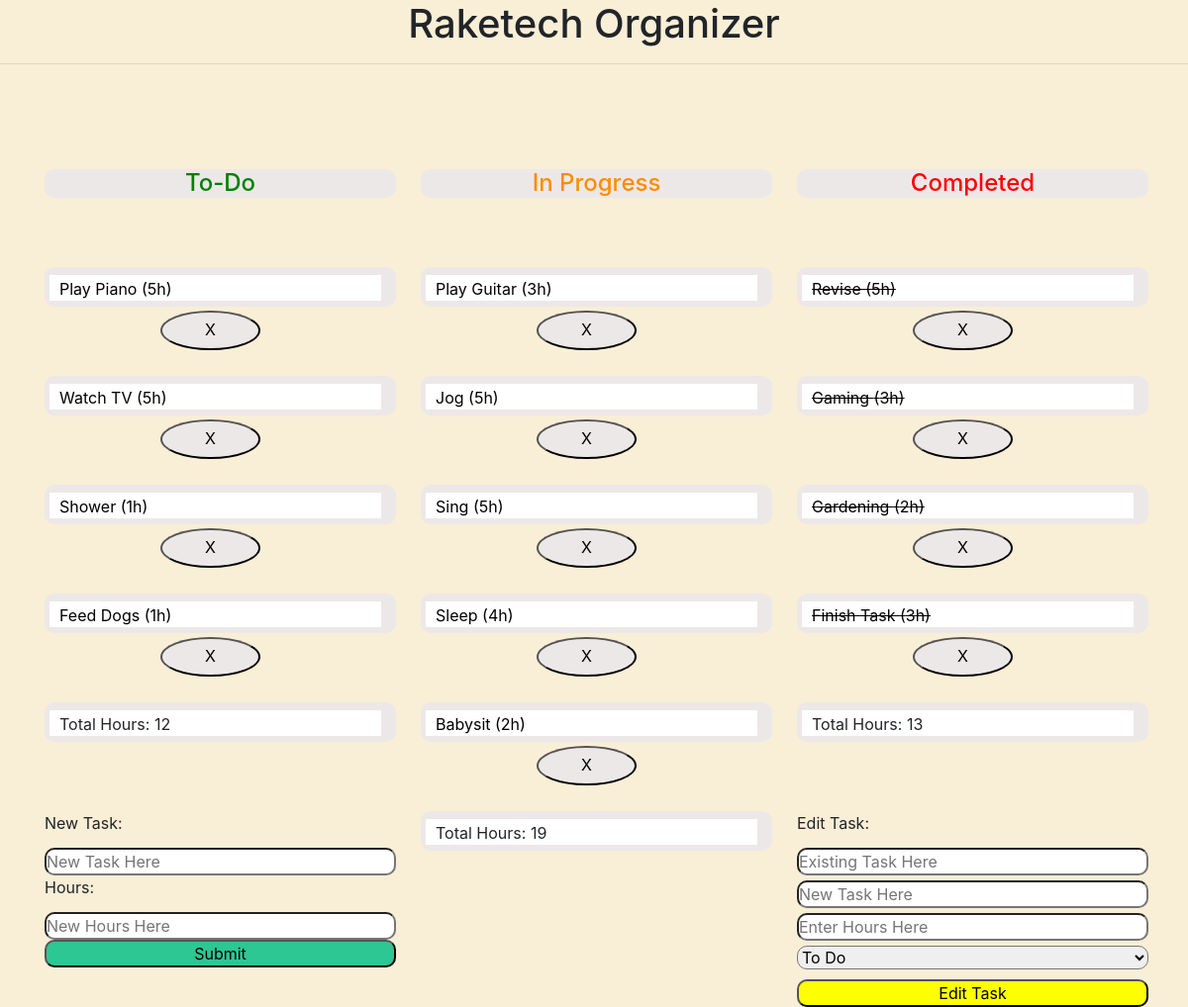
The page / on the database its author committed.
### tables this page shows
CREATE TABLE `tasks` (
  `task_ID` int(11) NOT NULL,
  `task_title` varchar(100) NOT NULL,
  `task_hours` tinyint(4) NOT NULL,
  `statusID` tinyint(1) NOT NULL
);

### index.php (the view, shortened to what this page needs)
<?php
    include "header.php";
    function populateList($statusID,$content,$completed)
    {
        include "connection.php";
        $query = "Select * FROM tasks
        WHERE statusID = '$statusID'";
        $query2 = "SELECT SUM(task_hours) as 'totalhours'
                    FROM tasks
                    WHERE statusID = '$statusID'";
        $result = mysqli_query($conn,$query)or die("Error in query...");
        $result2= mysqli_query($conn,$query2)or die("Error in query...");
        $sum = mysqli_fetch_array($result2);
        while($row = mysqli_fetch_assoc($result))
        {
            echo "<li>"."<a href = '' >"."<div class='content $content'>"."<p class = '$completed'>"."$row[task_title]  ($row[task_hours]h)"."</p>"."<a href='delete.php?id=$row[task_ID]&name=$row[task_title]'><button type='button' class='btnDelete''>X</button></a>"."</div>"."</a>"."</li>";
        }
            echo "<div class='content $content'>"."<p>"."Total Hours: ".$sum['totalhours']."</p>"."</div>";
    }
?>
    <hr>
        <div class="container">
            <div class="row">
            <div id="1" class ="col-md-4">
                <div id="titleTD"><h1 class="title">To-Do</h1></div>
                    <ul id="sortable1" class="list connectedSortable">
                        <?php
                            populateList("1", "td", "");
                        ?>
                    </ul>
                <div class="addTask">
                    <form action = "task_action.php" method="post">
                        <div class='form-group-row'>
                        <label for="task" class="cols-sm-2">New Task:</label>
                        <input type="text" placeholder="New Task Here" id="task" name="task" class="txtBox"/>
                        <label for="task" class="cols-sm-2">Hours:</label>
                        <input type="number" placeholder="New Hours Here" id="hours" name="hours" class="txtBox"/>
                        <input type="submit" value="Submit" name="btn_submit" id="btnSubmit"/>
                    </div>
                    </form>
                </div>
                </div>
                <div class ="col-md-4">
                    <div id="titleIP"><h1 class="title">In Progress</h1></div>
                    <ul id="sortable3" class="list connectedSortable">
                        <?php
                            populateList("2", "pt", "");
                        ?>
                    </ul>
                </div>
                    <div class ="col-md-4">
                    <div id="titleC"><h1 class="title">Completed</h1></div>
                    <ul id="sortable2" class="list connectedSortable">
                        <?php
                          populateList("3", "c", "completed");
                        ?>
                    </ul>
                        <div id="editTask">
                        <form action = "update_action.php" method="post">
                        <div class='form-group-row'>
                        <label for="task" class="cols-sm-2">Edit Task:</label>
                        <input type="text" placeholder="Existing Task Here" id="task" name="task" class="txtBox"/>
                        <input type="text" placeholder="New Task Here" id="newtask" name="newtask" class="txtBox"/>
                        <input type="number" placeholder="Enter Hours Here" id="hours" name="hours" class="txtBox"/>
                        <select name="status" class="txtBox">
                            <option value="1">To Do</option>
                        </select>
                        <input type="submit" value="Edit Task" name="btnEdit" id="btnEdit"/>
                    </div>
        <?php
            include "footer.php";
        ?>
</html>

### header.php (shortened to what this page needs)
<!DOCTYPE html>
<html>
    <head>
        <link rel="stylesheet" href="https://stackpath.bootstrapcdn.com/bootstrap/4.3.1/css/bootstrap.min.css">
        <link rel="stylesheet" href="css/mystyle.css">
</head>
<body>
    <h1 class="text-center">Raketech Organizer</h1>

### footer.php (shortened to what this page needs)
</body>

### css/mystyle.css (style rules this page uses)
* { margin: 0; padding: 0; }
body { background-color: #F9EED6; }
#titleTD { color: green; }
#titleIP { color: darkorange; }
#titleC { color: red; }
.addTask { width: 100%; height: 80px; border-radius: 10px; }
#btnSubmit { width: 100%; border-radius: 10px; background-color: #2DC794; }
#btnEdit { width: 100%; border-radius: 10px; background-color: yellow; margin-top: 10px; }
.txtBox { width: 100%; margin-top: 5px; border-radius: 10px; }
.title { font-size: 24px; margin-top: 90px; text-align: center; background-color: #ede8e8; border-radius: 10px; width: 100%; }
.col-md-4 { padding-right: 10px; }
.container { background-color: #F9EED6 !importamt; }
.content { background-color: #ede8e8; margin: 70px 0px; padding-right: 20px; text-align: left; width: 100%; height: 40px; border-radius: 10px; }
.list { list-style-type: none; }
.content p { padding: 5px 0px 0px 10px; background-color: white; position: relative; top: 8px; left: 5px; padding-top: 2px; }
.btnDelete { margin-top: 2px; margin-left: 35%; padding-bottom: 2px; width: 30%; height: 40px; border-radius: 50%; background-color: #ede8e8; }
.completed { text-decoration:line-through; }
a { text-decoration: none; color: black; }

### rows shown on the page
tasks: task_title "Play Piano", task_hours "5"
tasks: task_title "Watch TV", task_hours "5"
tasks: task_title "Shower", task_hours "1"
tasks: task_title "Feed Dogs", task_hours "1"
tasks: task_title "Play Guitar", task_hours "3"
tasks: task_title "Jog", task_hours "5"
tasks: task_title "Sing", task_hours "5"
tasks: task_title "Sleep", task_hours "4"
tasks: task_title "Babysit", task_hours "2"
tasks: task_title "Revise", task_hours "5"
tasks: task_title "Gaming", task_hours "3"
tasks: task_title "Gardening", task_hours "2"
tasks: task_title "Finish Task", task_hours "3"

### other values the page prints
$sum['totalhours'] "12 19 13"
